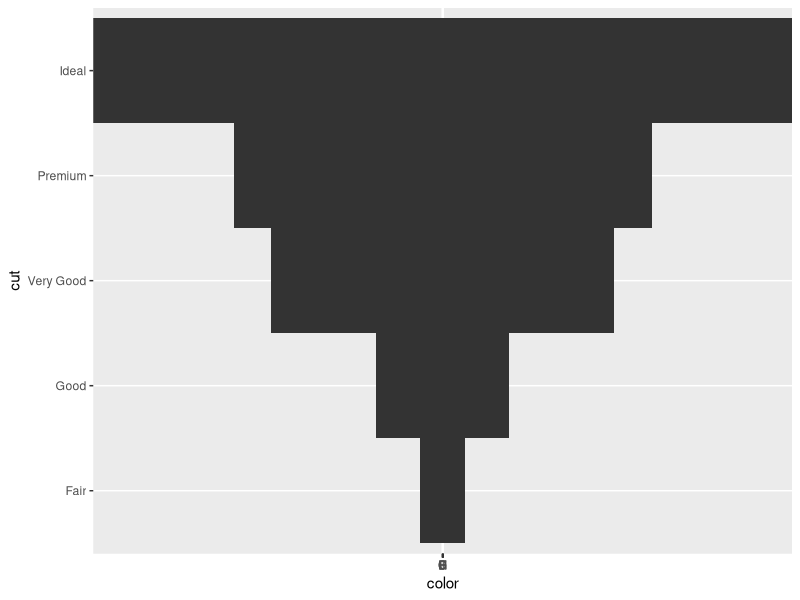

This figure's R source:
#Imports
library(tidyverse)

# Two Categorical Variables 

diamonds %>%
  count (color ,cut)

diamonds %>%
  count (color ,cut) %>%
  ggplot(mapping = aes(x = color, y = cut))+
  geom_tile(mapping = aes(width = n))

